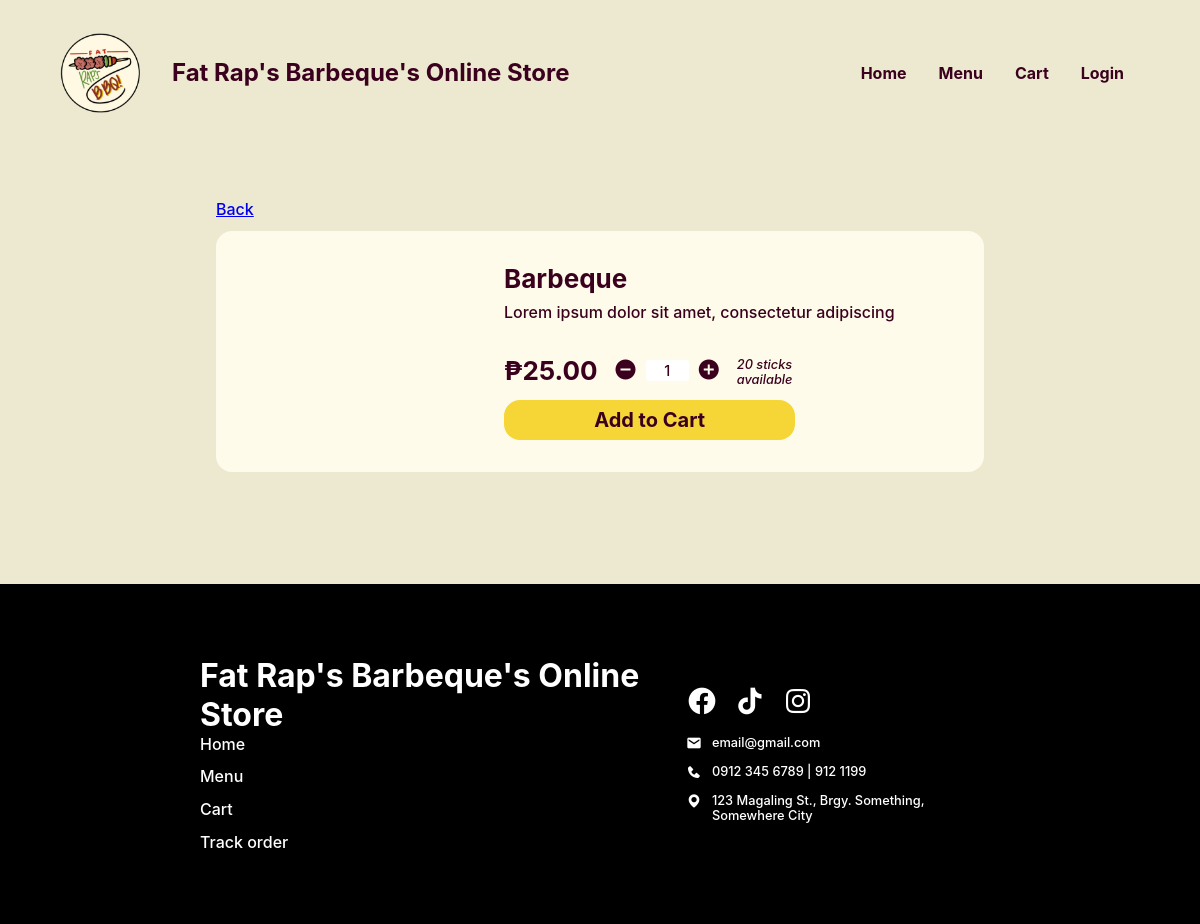
Page /Website/product-info.php?FOOD_ID=1 on the earlier database version.
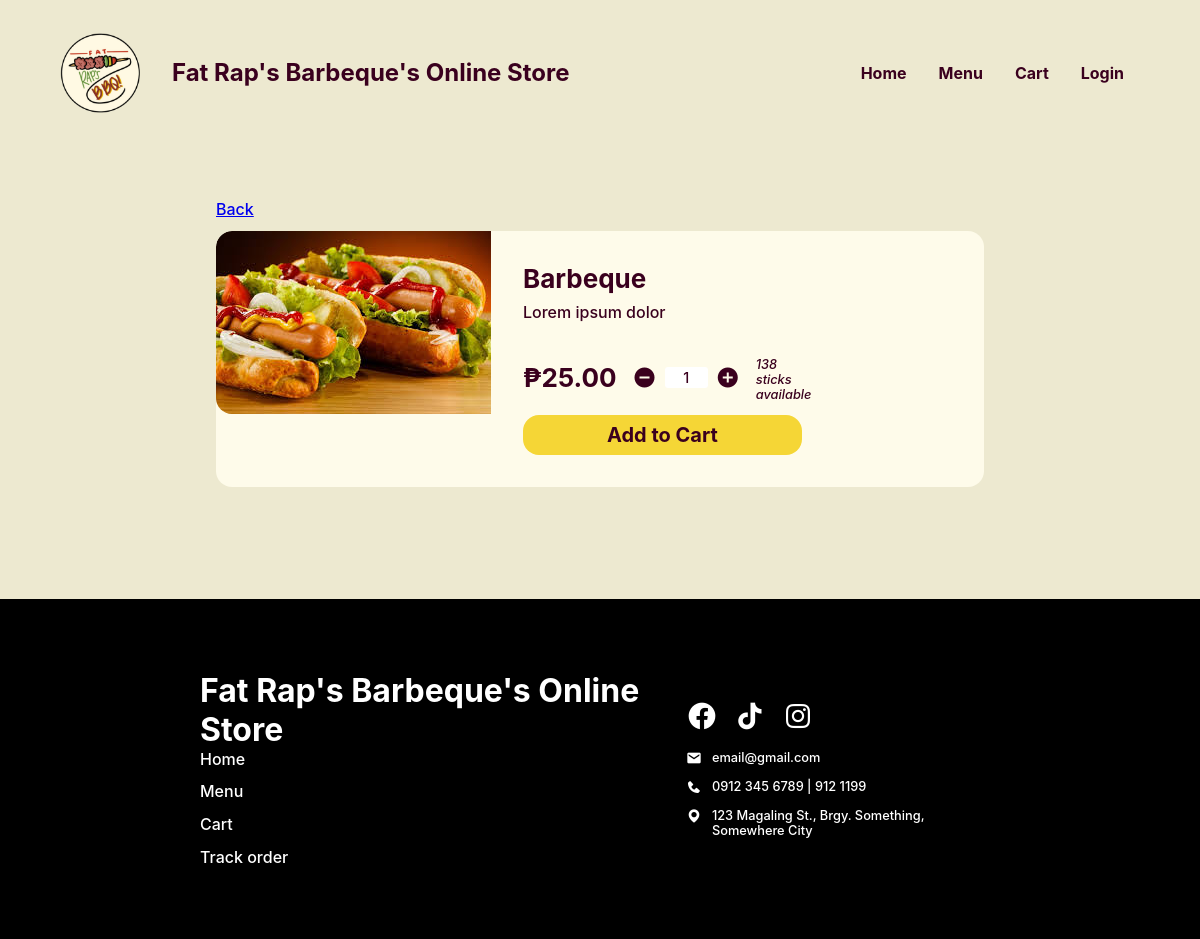
Same page on the later database version.
### tables this page shows
CREATE TABLE `food` (
  `FOOD_ID` int(18) UNSIGNED NOT NULL,
  `CTGY_ID` int(18) NOT NULL,
  `FOOD_NAME` varchar(20) NOT NULL,
  `FOOD_PRICE` decimal(10,2) NOT NULL,
  `FOOD_DESC` varchar(50) NOT NULL,
  `FOOD_IMG` varchar(255) NOT NULL,
  `FOOD_STOCK` int(20) NOT NULL,
  `FOOD_ACTIVE` varchar(10) NOT NULL,
  `FOOD_TYPE` varchar(16) NOT NULL
);

### Website/product-info.php (the view, shortened to what the changed rows need)
<?php
@include 'constants.php';
$FOOD_ID = $_GET['FOOD_ID'];
?>
<!DOCTYPE html>
<html lang="en">
<head>
    <link rel="stylesheet" href="header-styles.css">
    <link rel="stylesheet" href="customer-styles.css">
    <link href='https://unpkg.com/boxicons@2.1.4/css/boxicons.min.css' rel='stylesheet'>
</head>
<body>
    <header>
        <div class="header-container">
            <div class="website-title">
                <div class="text">
                    <h1>Fat Rap's Barbeque's Online Store</h1>
                </div>
            </div>
        </div>
    </header>
    <main>
        <section class="section product-info-page">
            <?php
            $sql = "SELECT * FROM food WHERE FOOD_ID = '$FOOD_ID'";
            $res = mysqli_query($conn, $sql);
            $count = mysqli_num_rows($res);
            if ($count > 0) {
                while ($row = mysqli_fetch_assoc($res)) {
                    $FOOD_NAME = $row['FOOD_NAME'];
                    $FOOD_DESC = $row['FOOD_DESC'];
                    $FOOD_IMG = $row['FOOD_IMG'];
                    $FOOD_PRICE = $row['FOOD_PRICE'];
                    $FOOD_STOCK = $row['FOOD_STOCK'];
            ?>
                    <section class="block">
                        <img src="<?php echo SITEURL; ?>images/<?php echo $FOOD_IMG; ?>" alt="">
                        <div class="right-grp">
                            <div class="top">
                                <h1><?php echo $FOOD_NAME ?></h1>
                                <p><?php echo $FOOD_DESC ?></p>
                            </div>
                            <form class="bottom" method="POST">
                                <div class="inline">
                                    <h1>₱<?php echo $FOOD_PRICE ?></h1>
                                    <div class="quantity-grp">
                                        <i class='bx bxs-minus-circle js-minus' data-stock="<?php echo $FOOD_STOCK; ?>" data-price="<?php echo $FOOD_PRICE; ?>"></i>
                                        <p class="amount js-num">1</p>
                                        <i class='bx bxs-plus-circle js-plus' data-stock="<?php echo $FOOD_STOCK; ?>" data-price="<?php echo $FOOD_PRICE; ?>"></i>
                                    </div>
                                    <p class="remaining"><?php echo $FOOD_STOCK ?> sticks available</p>
                                </div>
                                <button name="order" type="submit">Add to Cart</button>
                            </form>
                        </div>
                    </section>
            <?php
                }
            }
            ?>
        </section>
    </main>
    <footer>
        <div class="footer-container">
            <div class="left-container">
                <h1>Fat Rap's Barbeque's Online Store</h1>
            </div>
        </div>
    </footer>
</body>
</html>

Differences in the rows shown:
changed food "Barbeque": FOOD_IMG: picture added; FOOD_DESC "Lorem ipsum dolor sit amet, consectetur adipiscing" → "Lorem ipsum dolor"; FOOD_STOCK "20" → "138"
